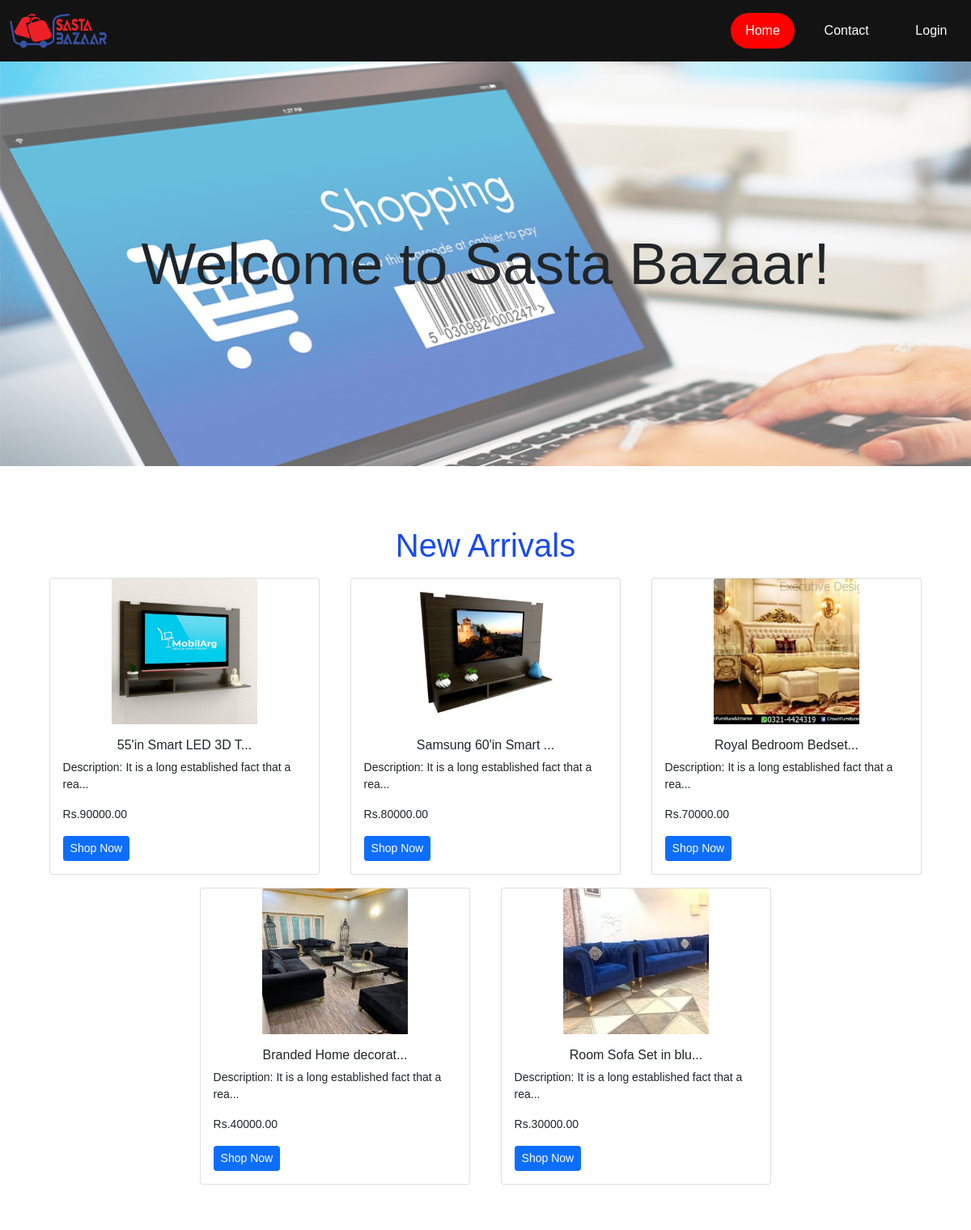
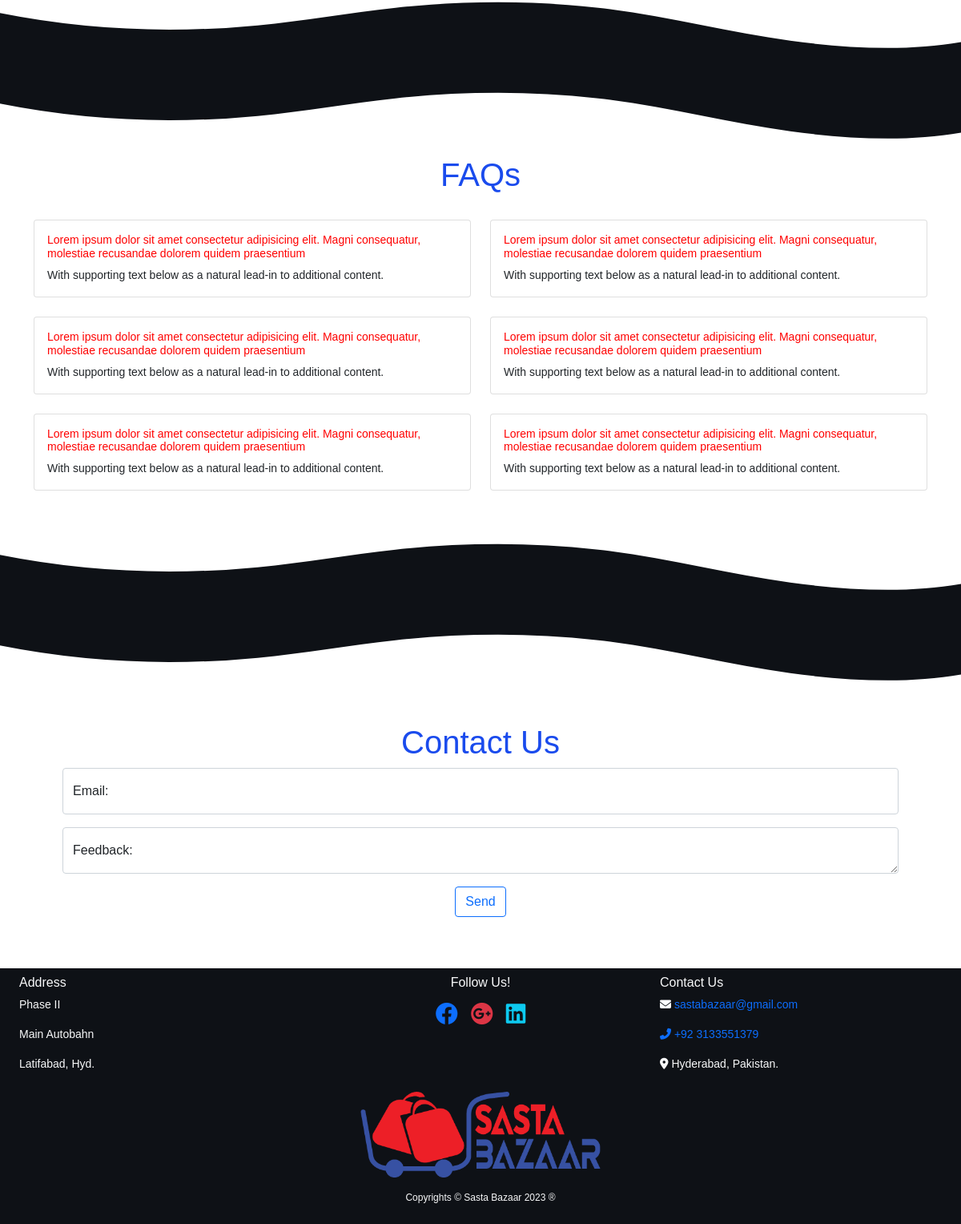
The page / on the database its author committed (2 pictures, top to bottom).
### shop/models.py (models this page shows, shortened)
class Product(models.Model):
    user = models.ForeignKey(settings.AUTH_USER_MODEL, on_delete=models.CASCADE, blank=True, null=True)
    product_name = models.CharField(max_length=60)
    description = models.CharField(max_length=400)
    pub_date = models.DateTimeField(auto_now_add=True)
    category = models.CharField(max_length=25, choices=CATEGORY_CHOICES)
    sub_category = models.CharField(max_length=25, choices=SUB_CATEGORY_CHOICES, blank=True, null=True)
    price = models.IntegerField(default=0)
    bulk_quantity = models.IntegerField(default=0)
    bulk_price = models.IntegerField(default=0)
    seller_contact = models.CharField(max_length=11)

class Pimage(models.Model):
    product = models.ForeignKey(Product, on_delete=models.CASCADE, blank=True, null=True)
    image = models.ImageField(upload_to='shop/images/')

### core/views.py (the view)
# urls.py: 2. Add a URL to urlpatterns:  path('', views.home, name='home')
def home(request):
    featured = Product.objects.order_by('-pub_date')[:5]
    if request.method == 'POST':
        form = ContactForm(request.POST or None)
        if form.is_valid():
            form.save()
    else:
        form = ContactForm()
    context = {'home': 'active', 'featured_items': featured, 'conform': form}
    return render(request, 'index.html', context)

### core/forms.py
class ContactForm(forms.ModelForm):
    class Meta:
        model = Feedback
        fields = ['email', 'feedback']
        widgets = {
                'email':forms.EmailInput(attrs={'class': 'form-control', 'id': 'floatingInput', 'placeholder': 'example@gmail.com'}),
                'feedback':forms.Textarea(attrs={'class': 'form-control', 'id': 'floatingTextarea', 'placeholder': 'Leave a comment here...'})
                }

### templates/index.html (shortened to what this page needs)
{% extends 'base.html' %}
{% load static %}
{% block content %}
  <section class="back">
  <div id="carouselExampleInterval" class="carousel slide" data-bs-ride="carousel" style='width: 100%;'>
      <div class="carousel-inner d-flex back">
        <div class="carousel-item active" data-bs-interval="10000">
            <div class="banner d-flex m-auto">
                <h1 class='text-center m-auto b-heading'>Welcome to Sasta Bazaar!</h1>
            </div>
        </div>
      </div>
    </div>
  </section>
    {% endblock content %}
    {% block sec2 %}
    <section>
      <div class="gap"></div>
      <div class="container-fluid">
        <h1 class="text-center mt-4" style="color: rgba(13, 65, 236, 0.945);">New Arrivals</h1>
        <div class="container">
          <div class="d-flex flex-wrap justify-content-center">
            {% for item in featured_items %}
              <div class="col-md-4 col-sm-4 col-xs-4 my-2">
                <div class="card m-auto" style="width: 90%;">
                  {% with item.pimage_set.all|first as photo %}
                      <img src="{{photo.image.url}}" class="card-img-top m-auto" alt="new arrivals product image">
                  {% endwith %}
                  <div class="card-body">
                    <h5 class="card-title text-center">{{item.product_name | slice:":20"}}...</h5>
                    <p class="card-text">Description: {{item.description | slice:":40"}}...</p>
                    <p class="card-text">Rs.{{item.price}}.00</p>
                    <a href="{% url 'login' %}" class="btn btn-primary btn-sm">Shop Now</a>
                  </div>
                </div>
              </div>
            {% endfor %}
          </div>
        </div>
      </section>
  <div class="gap"></div>
      <div class="custom-shape-divider-bottom-1637127546">
      </div>
    <div class="gap" style="background-color: #0E1116"></div>
    <div class="custom-shape-divider-top-1637127398">
    </div>
    <section id="faq">
      <div class="container my-3">
        <h1 class="text-center my-2" style="color: rgba(13, 65, 236, 0.945);">FAQs</h1>
        <div class="row">
          <div class="col-sm-6 mt-4">
            <div class="card">
              <div class="card-body">
                <h5 class="card-text" style="color: red;">Lorem ipsum dolor sit amet consectetur adipisicing elit. Magni consequatur, molestiae recusandae dolorem quidem praesentium</h5>
                <p class="card-text">With supporting text below as a natural lead-in to additional content.</p>
              </div>
            </div>
          </div>
          <div class="col-sm-6 mt-4">
            <div class="card">
              <div class="card-body">
                <h5 class="card-text" style="color: red;">Lorem ipsum dolor sit amet consectetur adipisicing elit. Magni consequatur, molestiae recusandae dolorem quidem praesentium</h5>
                <p class="card-text">With supporting text below as a natural lead-in to additional content.</p>
              </div>
            </div>
          </div>
        </div>
        <div class="row">
          <div class="col-sm-6 mt-4">
            <div class="card">
              <div class="card-body">
                <h5 class="card-text" style="color: red;">Lorem ipsum dolor sit amet consectetur adipisicing elit. Magni consequatur, molestiae recusandae dolorem quidem praesentium</h5>
                <p class="card-text">With supporting text below as a natural lead-in to additional content.</p>
              </div>
            </div>
          </div>
          <div class="col-sm-6 mt-4">
            <div class="card">
              <div class="card-body">
                <h5 class="card-text" style="color: red;">Lorem ipsum dolor sit amet consectetur adipisicing elit. Magni consequatur, molestiae recusandae dolorem quidem praesentium</h5>
                <p class="card-text">With supporting text below as a natural lead-in to additional content.</p>
              </div>
            </div>
          </div>
        </div>
        <div class="row">
          <div class="col-sm-6 mt-4">
            <div class="card">
              <div class="card-body">
                <h5 class="card-text" style="color: red;">Lorem ipsum dolor sit amet consectetur adipisicing elit. Magni consequatur, molestiae recusandae dolorem quidem praesentium</h5>
                <p class="card-text">With supporting text below as a natural lead-in to additional content.</p>
              </div>
            </div>
          </div>
          <div class="col-sm-6 mt-4">
            <div class="card">
              <div class="card-body">
                <h5 class="card-text" style="color: red;">Lorem ipsum dolor sit amet consectetur adipisicing elit. Magni consequatur, molestiae recusandae dolorem quidem praesentium</h5>
                <p class="card-text">With supporting text below as a natural lead-in to additional content.</p>
              </div>
            </div>
          </div>
        </div>
      </div>
    </section>
    <div class="gap"></div>
    <div class="custom-shape-divider-bottom-1637127546">
    </div>
  <div class="gap" style="background-color: #0E1116"></div>
  <div class="custom-shape-divider-top-1637127398">
  </div>
    <section id="contact">
      <div class="container p-5">
        <h1 class="text-center" style="color: rgba(13, 65, 236, 0.945);">Contact Us</h1>
        <form action="" method="post"> {% csrf_token %}
          <div class="form-floating mb-3">
            {{conform.email}}
            <label for="floatingInput">{{conform.email.label_tag}}</label>
          </div>
          <div class="form-floating mb-3">
            {{conform.feedback}}
            <label for="floatingTextarea">{{conform.feedback.label_tag}}</label>
          </div>
          <div class="text-center">
            <button type="submit" class="btn btn-outline-primary mb-3">Send</button>
          </div>
        </form>
      </div>
    </section>
    {% endblock sec2 %}

### templates/base.html (shortened to what this page needs)
<!DOCTYPE html>
{% load static %}
{% load cart_template_tags %}
<html lang="en">
<head>
    <link rel="stylesheet" type="text/css" href="{% static 'css/bootstrap.min.css' %}">
    <link rel="stylesheet" type="text/css" href="{% static 'css/style.css' %}">
    <link rel="stylesheet" type="text/css" href="{% static 'css/navbar.css' %}">
    <link rel="stylesheet" type="text/css" href="{% static 'font-6/css/all.css' %}">
    <link rel="stylesheet" type="text/css" href="{% static 'css/mediaq.css' %}">
</head>
<body>
  <nav class="navbar navbar-expand-lg py-3" id="navbar">
    <div class="container-fluid">
      <div class="logo">
        <a class="navbar-brand" href="{% url 'home' %}"><img src="{% static '/images/SBlogo.png' %}" class="logo-img" alt=""></a>
      </div>
        <div class="collapse navbar-collapse justify-content-end navlist" id="navbarSupportedContent">
        <ul class="navbar-nav text-center align-items-center">
          <li class="nav-item"><a href="{% url 'home' %}" class="nav-link {{home}}">Home</a></li>
          {% if home %}
          <li class="nav-item"><a href="#contact" class="nav-link">Contact</a></li>
          {% endif %}
          {% if not request.user.is_authenticated %}
          <li class="nav-item"><a href="{% url 'login' %}" class="nav-link {{login}}">Login</a></li>
          {% endif %}
        </ul>
      </div>
    </div>
  </nav>
      {% block content %}
      {% endblock content %}
    {% block sec2 %}{% endblock sec2 %}
    {% include 'footer.html' %}
  </body>
</html>

### templates/footer.html (shortened to what this page needs)
{% load static %}
<!DOCTYPE html>
<html lang="en">
<head>
    <link rel="stylesheet" href="{% static 'css/footer.css' %}">
</head>
<body>
    <section id="footer">
        <div class="container-fluid text-light" style="background: transparent;">
            <div class="row">
                <div class="col-sm-6 col-md-4 col-lg-4 px-2">
                    <h5 class="card-title mx-3 mt-2">Address</h5>
                    <div class="mx-3 ft-txt">
                        <p class="text-light" style="background: transparent;">Phase II</p>
                        <p class="text-light" style="background: transparent;">Main Autobahn</p>
                        <p class="text-light" style="background: transparent;">Latifabad, Hyd.</p>
                    </div>
                </div>
                <div class="col-sm-6 col-md-4 col-lg-4 my-2">
                    <h5 class="card-title text-center">Follow Us!</h5>
                        <div class="d-flex text-center justify-content-center p-2 ft-txt">
                            <a class="fab fa-facebook fa-2x text-primary mx-2" alt="Sasta Bazaar facebook" style="text-decoration: none; cursor: pointer;"></a>
                            <a class="fab fa-google-plus fa-2x text-danger mx-2" alt="Sasta Bazaar gmail" style="text-decoration: none; cursor: pointer;"></a>
                            <a class="fab fa-linkedin fa-2x text-info mx-2" alt="Sasta Bazaar linkedin" style="text-decoration: none; cursor: pointer;"></a>
                        </div>
                </div>
                <div class="col-sm-6 col-md-4 col-lg-4 px-2">
                    <h5 class="card-title mx-3 mt-2">Contact Us</h5>
                    <div class="ft-txt mx-3">
                        <p class="text-light" style="background: transparent;"><a href="mailto:sastabazaar@gmail.com" style="text-decoration: none;"><i class="fas fa-envelope text-white"></i> sastabazaar@gmail.com</a></p>
                        <p class="text-light" style="background: transparent;"><a href="tel:+923133551379" style="text-decoration: none;"><i class="fas fa-phone-alt"></i> +92 3133551379</a></p>
                        <p class="text-light" style=""><i class="fas fa-map-marker-alt"></i> Hyderabad, Pakistan.</p>
                    </div>
                </div>
            </div>
            <div class="row p-2">
                <div class="d-flex flex-column justify-content-center align-items-center">
                    <img src="{% static 'images/SBlogo.png' %}" alt="" class="ft-logo">
                </div>
            </div>
            <div class="row">
                <div class="text-center my-2">
                    <p class="copyright-text">
                        Copyrights &copy; Sasta Bazaar 2023 &reg;
                    </p>
                </div>
            </div>
          </div>
    </section>
</body>
</html>

### static/css/style.css (style rules this page uses)
html { overflow-x: hidden !important; scroll-behavior: smooth; height: 100%; width: 100%; }
body { margin: 0; padding: 0; box-sizing: border-box; font-family: Poppins, sans-serif !important; overflow-x: hidden !important; }
.gap { width: 100%; height: 50px; }
.logo-img { width: 20px; }
.back { background: linear-gradient(rgba(255,255,255,.4), rgba(255,255,255,.4)), url("/static/images/back.jpg.png"); background-size: cover; background-repeat: no-repeat; width: fit-content; }
.carousel-inner { width: 100%; min-height: 500px; width: 100vw; align-items: center; }
.banner { width: 90%; height: 200px; margin: auto; }
.banner h1 { font-size: 6vw; }
.card-img-top { width: 180px; height: 180px; }
.card-title { font-size: 16px; }
.card-text { font-size: 14px; }
.custom-shape-divider-top-1637127398 { position: relative; top: 0; left: 0; width: 100%; overflow: hidden; line-height: 0; }
.custom-shape-divider-top-1637127398 svg { position: relative; display: block; width: calc(100% + 1.3px); height: 63px; }
.custom-shape-divider-bottom-1637127546 { position: relative; bottom: 0; left: 0; width: 100%; overflow: hidden; line-height: 0; }
.custom-shape-divider-bottom-1637127546 svg { position: relative; display: block; width: calc(100% + 1.3px); height: 63px; }

### static/css/navbar.css (style rules this page uses)
nav, .dropdown-menu { background-color: rgba(0, 0, 0, 0.925); }
.logo img { width: 120px; }
.nav-link { color: #fff; padding: 10px 20px; width: 80%; font-size: 16px; border-radius: 30px; margin: 0 20px; transition: 0.2s; cursor: pointer; }
.nav-item { position: relative; float: left; }
.nav-item a.active { color: #fff; background-color: red; }

### static/css/footer.css (style rules this page uses)
#footer { min-height: 300px; background-color: #0E1116; }
.ft-logo { width: 300px; }
.ft-txt { font-size: 14px; }
.copyright-text { font-size: 12px; }

### rows shown on the page
Product: image (picture), product_name "55'in Smart LED 3D T", description "It is a long established fact that a rea", price "90000"
Product: image (picture), product_name "Samsung 60'in Smart", description "It is a long established fact that a rea", price "80000"
Product: image (picture), product_name "Royal Bedroom Bedset", description "It is a long established fact that a rea", price "70000"
Product: image (picture), product_name "Branded Home decorat", description "It is a long established fact that a rea", price "40000"
Product: image (picture), product_name "Room Sofa Set in blu", description "It is a long established fact that a rea", price "30000"
